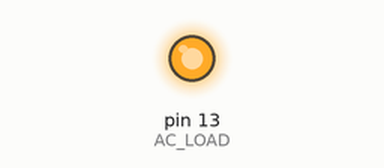
The sketch below on a simulated Arduino Uno, built with avr-gcc and run on an emulated ATmega328P. Parts: output pins drawn as LEDs (lit = HIGH).

Above: at 0.1 s.
Timing chart, 0 to 1.6 s (numbered marks = the images above):
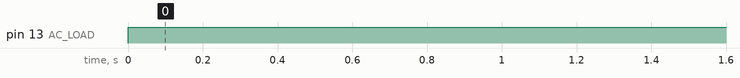

Measured:
- by itself, pin 13 (AC_LOAD): LOW → HIGH at 0.00 s

The sketch:

acdimmer6.ino
```cpp
int AC_LOAD=13; //   We use pin 3 to ignite the TRIAC
int state; // integer to store the status of the zero crossing

void setup()
{
pinMode(AC_LOAD, OUTPUT);// Set AC Load pin as output
}

void loop()
{
state=digitalRead(AC_LOAD);
if (state=1) {
delayMicroseconds(500); // =5 ms=half power
digitalWrite(AC_LOAD, HIGH);   // triac firing
}
}
```
